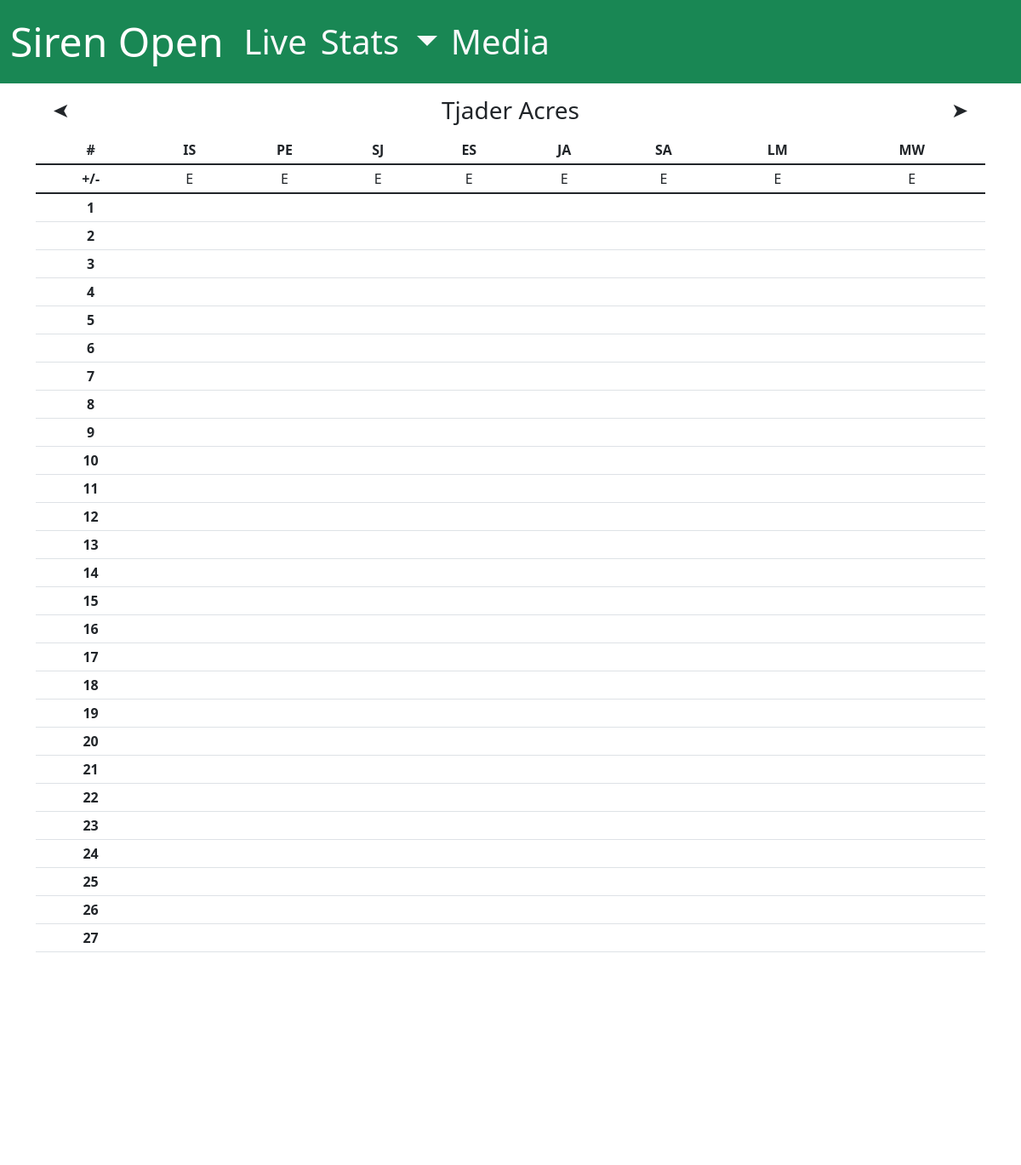
/live/Tjader Acres (upper part), run on an earlier commit of the app's database.
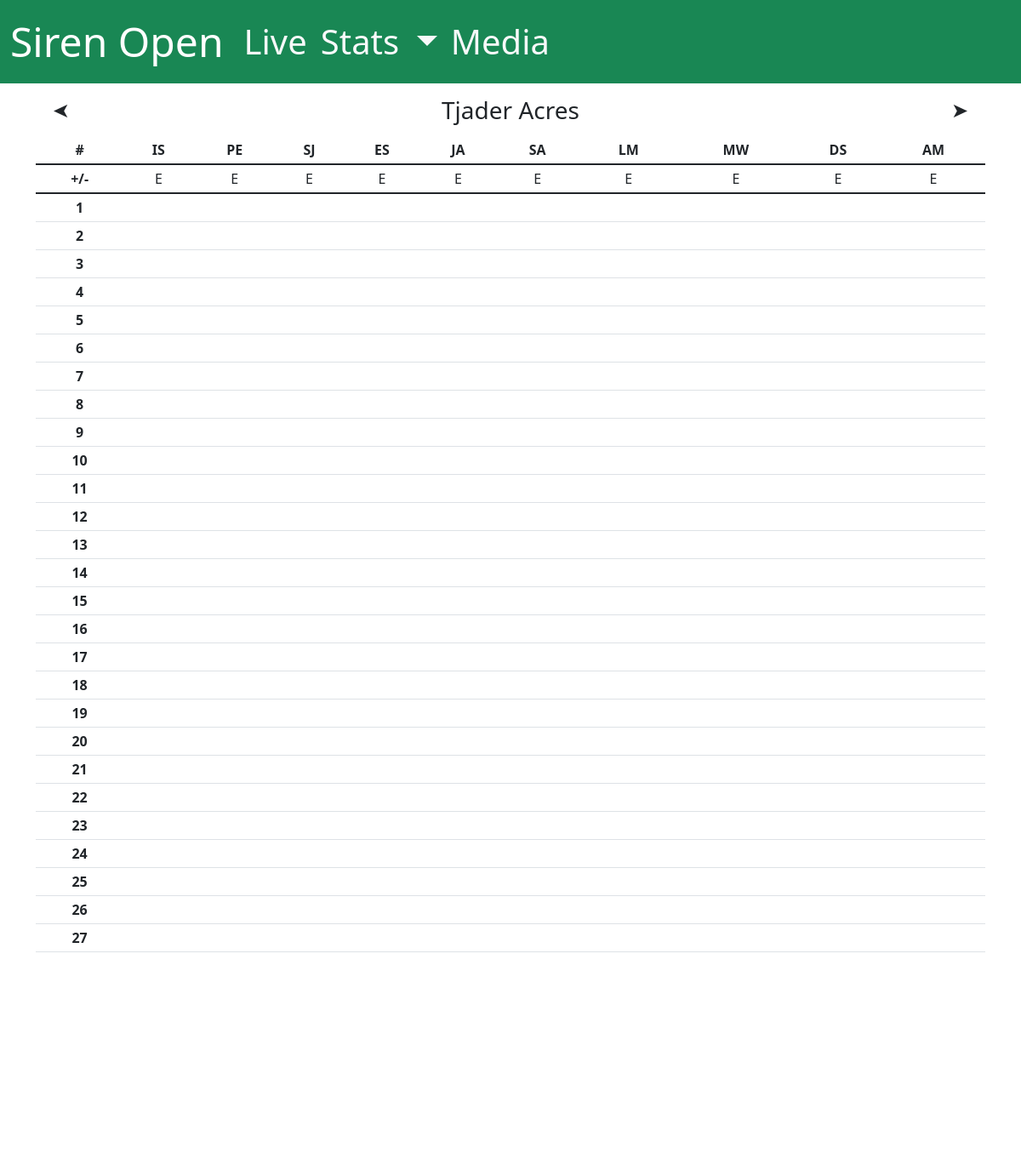
And on a later commit of the database.
### app/models.py (models this page shows, shortened)
class Golfer(db.Model):
    __tablename__ = 'golfer'  # Explicitly set the table name
    id = mapped_column(Integer, primary_key=True)
    name = mapped_column(String(255), nullable=False)
    rounds = relationship("Round", backref="golfer")  # Relationship to Round

### app/routes/live.py (the view)
@app.route('/live')
@app.route('/live/<course>')
def live_summary(course: str = 'Fox Run'):
    return render_live_summary(course=course)

### app/templates/live/live_summary.html (shortened to what this page needs)
{% extends "base.html" %}
{% block content %}
<link rel="stylesheet" href="{{ url_for('static', filename='css/live.css') }}">
<div id="live-summary-content" class="scrollable-content">
    {% include "live/live_course_selection.html" %}
    <div>
        <table class="table table-sm table-equal-cells" style="text-align: center;">
            <thead>
                <tr>
                    <th>#</th>
                    {% for g in score_summary.keys() %}
                    <th>{{ g.split(' ')[0][0]+g.split(' ')[1][0] }}</th>
                    {% endfor %}
                </tr>
            </thead>
            <thead>
                <tr>
                    <th>+/-</th>
                    {% for g,x in score_summary.items() %}
                    {% if score_summary[g]['total'] - score_summary[g]['par'] < 0 %} <th style="font-weight: normal;">{{
                        score_summary[g]['total'] - score_summary[g]['par'] }}</th>
                        {% elif score_summary[g]['total'] - score_summary[g]['par'] > 0 %}
                        <th style="font-weight: normal;">+{{ score_summary[g]['total'] - score_summary[g]['par'] }}</th>
                        {% else %}
                        <th style="font-weight: normal;">E</th>
                        {% endif %}
                        {% endfor %}
                </tr>
            </thead>
            <tbody>
                {% for hole_number,scores_by_golfer in scores.items() %}
                <tr>
                    <td style="font-weight: bold;">{{ hole_number }}</td>
                    {% for g in score_summary.keys() %}
                    {% if scores_by_golfer[g]['score'] %}
                    <td>{{ scores_by_golfer[g]['score'] }}</td>
                    {% else %}
                    <td></td>
                    {% endif %}
                    {% endfor %}
                </tr>
                {% endfor %}
            </tbody>
        </table>
    </div>
</div>
{% endblock %}

What changed in the data, as far as the page shows it:
added Golfer: name "DS", shows "E"
added Golfer: name "AM", shows "E"
